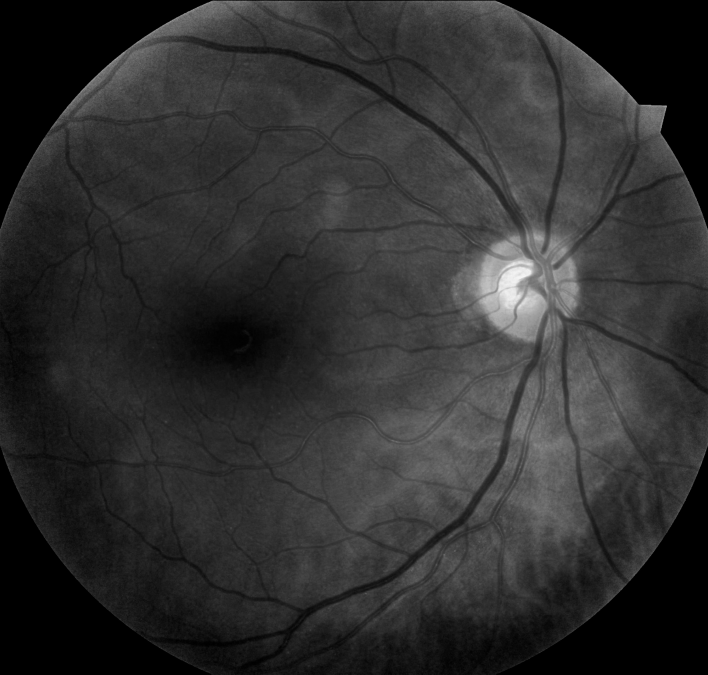
%> input picture mFiles/gs1.jpg, 2124 x 2024 px (shown at 1/3 size)
$ octave Unicorn.m   (GNU Octave 9; MATLAB toolbox functions it lacks are replaced by stand-ins)
%> lines starting %> are read from the running program, lines starting %| are printed output that depends on the picture; in (x1, y1, x2, y2) boxes, pixels count from 0 and x2, y2 are one past the last pixel; in counts of white or black regions, pixels touching at a corner belong together; the program's own positions count from 1
%> further down, orig_img is the input picture: size 2024x2124x3 uint8; min 0, max 248, mean 47.2
### mFiles/chenvese.m
%==========================================================================
%
%   Active contour with Chen-Vese Method
%   for image segementation
%
%   Implemented by Yue Wu (yue.wu@tufts.edu)
%   Tufts University
%   Feb 2009
%   http://sites.google.com/site/rexstribeofimageprocessing/
%
%   all rights reserved
%   Last update 02/26/2009
%--------------------------------------------------------------------------
%   Usage of varibles:
%   input:
%       I           = any gray/double/RGB input image
%       mask        = initial mask, either customerlized or built-in
%       num_iter    = total number of iterations
%       mu          = weight of length term
%       method      = submethods pick from ('chen','vector','multiphase')
%
%   Types of built-in mask functions
%       'small'     = create a small circular mask
%       'medium'    = create a medium circular mask
%       'large'     = create a large circular mask
%       'whole'     = create a mask with holes around
%       'whole+small' = create a two layer mask with one layer small
%                       circular mask and the other layer with holes around
%                       (only work for method 'multiphase')
%   Types of methods
%       'chen'      = general CV method
%       'vector'    = CV method for vector image
%       'multiphase'= CV method for multiphase (2 phases applied here)
%
%   output:
%       phi0        = updated level set function
%
%--------------------------------------------------------------------------
%
% Description: This code implements the paper: "Active Contours Without
% Edges" by Chan and Vese for method 'chen', the paper:"Active Contours Without
% Edges for vector image" by Chan and Vese for method 'vector', and the paper
% "A Multiphase Level Set Framework for Image Segmentation Using the
% Mumford and Shah Model" by Chan and Vese.
%
%--------------------------------------------------------------------------
% Deomo: Please see HELP file for details
%==========================================================================

function seg = chenvese(I,mask,num_iter,mu,method)
%> called with mask = 'medium', num_iter = 500, mu = 0.01, method = 'vector'

%%
%-- Default settings
%   length term mu = 0.2 and default method = 'chan'
  if(~exist('mu','var'))
    mu=0.2;
  end

  if(~exist('method','var'))
    method = 'chan';
  end

%-- End default settings

%%
%-- Initializations on input image I and mask
%  resize original image
   s = 200./min(size(I,1),size(I,2)); % resize scale
%> s = 0.0988
   if s<1
       I = imresize(I,s);
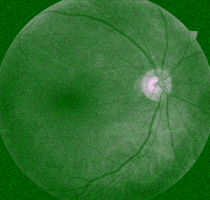
%> I: size 200x210x3 uint8; mean R, G, B 47.2, 112.4, 47.2
   end

%   auto mask settings
  if ischar(mask)
      switch lower (mask)
          case 'small'
              mask = maskcircle2(I,'small');
          case 'medium'
              mask = maskcircle2(I,'medium');
          case 'large'
              mask = maskcircle2(I,'large');
          case 'whole'
              mask = maskcircle2(I,'whole');
              %mask = init_mask(I,30);
          case 'whole+small'
              m1 = maskcircle2(I,'whole');
              m2 = maskcircle2(I,'small');
              mask = zeros(size(I,1),size(I,2),2);
              mask(:,:,1) = m1(:,:,1);
              mask(:,:,2) = m2(:,:,2);
          otherwise
              error('unrecognized mask shape name (MASK).');
      end
  else
      if s<1
          mask = imresize(mask,s);
      end
      if size(mask,1)>size(I,1) || size(mask,2)>size(I,2)
          error('dimensions of mask unmathch those of the image.')
      end
      switch lower(method)
          case 'multiphase'
              if  (size(mask,3) == 1)
                  error('multiphase requires two masks but only gets one.')
              end
      end

  end


switch lower(method)
    case 'chan'
        if size(I,3)== 3
            P = rgb2gray(uint8(I));
            P = double(P);
        elseif size(I,3) == 2
            P = 0.5.*(double(I(:,:,1))+double(I(:,:,2)));
        else
            P = double(I);
        end
        layer = 1;

    case 'vector'
        s = 200./min(size(I,1),size(I,2)); % resize scale
        I = imresize(I,s);
        mask = imresize(mask,s);
        layer = size(I,3);
        if layer == 1
            display('only one image component for vector image')
        end
        P = double(I);

    case 'multiphase'
        layer = size(I,3);
        if size(I,1)*size(I,2)>200^2
            s = 200./min(size(I,1),size(I,2)); % resize scale
            I = imresize(I,s);
            mask = imresize(mask,s);
        end

        P = double(I);  %P store the original image
    otherwise
        error('!invalid method')
end
%-- End Initializations on input image I and mask

%%
%--   Core function
switch lower(method)
    case {'chan','vector'}
        %-- SDF
        %   Get the distance map of the initial mask

        mask = mask(:,:,1);
        phi0 = bwdist(mask)-bwdist(1-mask)+im2double(mask)-.5;
        %   initial force, set to eps to avoid division by zeros
        force = eps;
        %-- End Initialization

        %-- Display settings
          figure();
          subplot(2,2,1); imshow(I); title('Input Image');
          subplot(2,2,2); contour(flipud(phi0), [0 0], 'r','LineWidth',1); title('initial contour');
          subplot(2,2,3); title('Segmentation');
        %-- End Display original image and mask

        %-- Main loop
          for n=1:num_iter
              inidx = find(phi0>=0); % frontground index
              outidx = find(phi0<0); % background index
              force_image = 0; % initial image force for each layer
              for i=1:layer
                  L = im2double(P(:,:,i)); % get one image component
                  c1 = sum(sum(L.*Heaviside(phi0)))/(length(inidx)+eps); % average inside of Phi0
                  c2 = sum(sum(L.*(1-Heaviside(phi0))))/(length(outidx)+eps); % verage outside of Phi0
                  force_image=-(L-c1).^2+(L-c2).^2+force_image;
                  % sum Image Force on all components (used for vector image)
                  % if 'chan' is applied, this loop become one sigle code as a
                  % result of layer = 1
              end

              % calculate the external force of the image
              force = mu*kappa(phi0)./max(max(abs(kappa(phi0))))+1/layer.*force_image;

              % normalized the force
              force = force./(max(max(abs(force))));

              % get stepsize dt
              dt=0.5;

              % get parameters for checking whether to stop
              old = phi0;
              phi0 = phi0+dt.*force;
              new = phi0;
              indicator = checkstop(old,new,dt);

              % intermediate output
              if(mod(n,20) == 0)
                 showphi(I,phi0,n);
              end;
              if indicator % decide to stop or continue
                  showphi(I,phi0,n);

                  %make mask from SDF
                  seg = phi0<=0; %-- Get mask from levelset

                  subplot(2,2,4); imshow(seg); title('Global Region-Based Segmentation');

                  return;
              end
          end;
          showphi(I,phi0,n);

          %make mask from SDF
          seg = phi0<=0; %-- Get mask from levelset

          subplot(2,2,4); imshow(seg); title('Global Region-Based Segmentation');
    case 'multiphase'
        %-- Initializations
        %   Get the distance map of the initial masks
        mask1 = mask(:,:,1);
        mask2 = mask(:,:,2);
        phi1=bwdist(mask1)-bwdist(1-mask1)+im2double(mask1)-.5;%Get phi1 from the initial mask 1
        phi2=bwdist(mask2)-bwdist(1-mask2)+im2double(mask2)-.5;%Get phi1 from the initial mask 2

        %-- Display settings
        figure();
        subplot(2,2,1);
        if layer ~= 1
            imshow(I); title('Input Image');
        else
            imagesc(P); axis image; colormap(gray);title('Input Image');
        end
        subplot(2,2,2);
        hold on
        contour(flipud(mask1),[0,0],'r','LineWidth',2.5);
        contour(flipud(mask1),[0,0],'x','LineWidth',1);
        contour(flipud(mask2),[0,0],'g','LineWidth',2.5);
        contour(flipud(mask2),[0,0],'x','LineWidth',1);
        title('initial contour');
        hold off
        subplot(2,2,3); title('Segmentation');
        %-- End display settings

        %Main loop
        for n=1:num_iter
              %-- Narrow band for each phase
              nb1 = find(phi1<1.2 & phi1>=-1.2); %narrow band of phi1
              inidx1 = find(phi1>=0); %phi1 frontground index
              outidx1 = find(phi1<0); %phi1 background index

              nb2 = find(phi2<1.2 & phi2>=-1.2); %narrow band of phi2
              inidx2 = find(phi2>=0); %phi2 frontground index
              outidx2 = find(phi2<0); %phi2 background index
              % [7 lines of commented-out code are left out]

              cc11 = intersect(inidx1,inidx2); %index belong to (phi1>0 & phi2>0)
              cc12 = intersect(inidx1,outidx2); %index belong to (phi1>0 & phi2<0)
              cc21 = intersect(outidx1,inidx2); %index belong to (phi1<0 & phi2>0)
              cc22 = intersect(outidx1,outidx2); %index belong to (phi1<0 & phi2<0)

              f_image11 = 0;
              f_image12 = 0;
              f_image21 = 0;
              f_image22 = 0; % initial image force for each layer

              for i=1:layer
                  L = im2double(P(:,:,i)); % get one image component

              if isempty(cc11)
                  c11 = eps;
              else
                  c11 = mean(L(cc11));
              end

              if isempty(cc12)
                  c12 = eps;
              else
                  c12 = mean(L(cc12));
              end

              if isempty(cc21)
                  c21 = eps;
              else
                  c21 = mean(L(cc21));
              end

              if isempty(cc22)
                  c22 = eps;
              else
                  c22 = mean(L(cc22));
              end

              %-- End mean calculation

              %-- Force calculation and normalization
              % force on each partition

              f_image11=(L-c11).^2.*Heaviside(phi1).*Heaviside(phi2)+f_image11;
              f_image12=(L-c12).^2.*Heaviside(phi1).*(1-Heaviside(phi2))+f_image12;
              f_image21=(L-c21).^2.*(1-Heaviside(phi1)).*Heaviside(phi2)+f_image21;
              f_image22=(L-c22).^2.*(1-Heaviside(phi1)).*(1-Heaviside(phi2))+f_image22;
              end

                  % sum Image Force on all components (used for vector image)
                  % if 'chan' is applied, this loop become one sigle code as a
                  % result of layer = 1

              % calculate the external force of the image

              % curvature on phi1
              curvature1 = mu*kappa(phi1);
              curvature1 = curvature1(nb1);
              % image force on phi1
              fim1 = 1/layer.*(-f_image11(nb1)+f_image21(nb1)-f_image12(nb1)+f_image22(nb1));
              fim1 = fim1./max(abs(fim1)+eps);

              % curvature on phi2
              curvature2 = mu*kappa(phi2);
              curvature2 = curvature2(nb2);
              % image force on phi2
              fim2 = 1/layer.*(-f_image11(nb2)+f_image12(nb2)-f_image21(nb2)+f_image22(nb2));
              fim2 = fim2./max(abs(fim2)+eps);

              % force on phi1 and phi2
              force1 = curvature1+fim1;
              force2 = curvature2+fim2;
              %-- End force calculation

              % detal t
              dt = 1.5;

              old(:,:,1) = phi1;
              old(:,:,2) = phi2;

              %update of phi1 and phi2
              phi1(nb1) = phi1(nb1)+dt.*force1;
              phi2(nb2) = phi2(nb2)+dt.*force2;

              new(:,:,1) = phi1;
              new(:,:,2) = phi2;

              indicator = checkstop(old,new,dt);

              if indicator
                 showphi(I, new, n);
                 %make mask from SDF
                 seg11 = (phi1>0 & phi2>0); %-- Get mask from levelset
                 seg12 = (phi1>0 & phi2<0);
                 seg21 = (phi1<0 & phi2>0);
                 seg22 = (phi1<0 & phi2<0);

                 se = strel('disk',1);
                 aa1 = imerode(seg11,se);
                 aa2 = imerode(seg12,se);
                 aa3 = imerode(seg21,se);
                 aa4 = imerode(seg22,se);
                 seg = aa1+2*aa2+3*aa3+4*aa4;

                 subplot(2,2,4); imagesc(seg);axis image;title('Global Region-Based Segmentation');

                  return
              end
              % re-initializations
              phi1 = reinitialization(phi1, 0.6);%sussman(phi1, 0.6);%
              phi2 = reinitialization(phi2, 0.6);%sussman(phi2,0.6);

              %intermediate output
              if(mod(n,20) == 0)
                 phi(:,:,1) = phi1;
                 phi(:,:,2) = phi2;
                 showphi(I, phi, n);
              end;
          end;
          phi(:,:,1) = phi1;
          phi(:,:,2) = phi2;
          showphi(I, phi, n);
          %make mask from SDF
        seg11 = (phi1>0 & phi2>0); %-- Get mask from levelset
        seg12 = (phi1>0 & phi2<0);
        seg21 = (phi1<0 & phi2>0);
        seg22 = (phi1<0 & phi2<0);

        se = strel('disk',1);
        aa1 = imerode(seg11,se);
        aa2 = imerode(seg12,se);
        aa3 = imerode(seg21,se);
        aa4 = imerode(seg22,se);
        seg = aa1+2*aa2+3*aa3+4*aa4;
        %seg = bwlabel(seg);
        subplot(2,2,4); imagesc(seg);axis image;title('Global Region-Based Segmentation');
end

### mFiles/maskcircle2.m

function m = maskcircle2(I,type)
%> called with type = 'medium'
% auto pick a circular mask for image I
% built-in mask creation function
% Input: I   : input image
%        type: mask shape keywords
% Output: m  : mask image

% Copyright (c) 2009,
% Yue Wu @ ECE Department, Tufts University
% All Rights Reserved

if size(I,3)~=3
    temp = double(I(:,:,1));
else
    temp = double(rgb2gray(I));
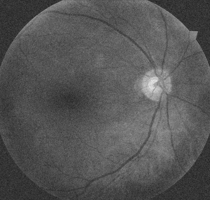
%> temp: size 200x210 double; min 34, max 224, mean 85.5
end

h = [0 1 0; 1 -4 1; 0 1 0];
T = conv2(temp,h);
T(1,:) = 0;
T(end,:) = 0;
T(:,1) = 0;
T(:,end) = 0;
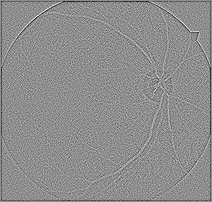
%> T: size 202x212 double; min -158, max 124, mean -1.2; drawn with min black and max white

thre = max(max(abs(T)))*.5;
%> thre = 79
idx = find(abs(T) > thre);
%> idx = 302 values from 204 to 42621
[cx,cy] = ind2sub(size(T),idx);
%> cx = 302 values, max 201 at index 95, min 2 at index 1, mean 58.8; cy = 302 values from 2 to 211
cx = round(mean(cx));
%> cx = 59
cy = round(mean(cy));
%> cy = 116

[x,y] = meshgrid(1:min(size(temp,1),size(temp,2)));

m = zeros(size(temp));
[p,q] = size(temp);
%> p = 200; q = 210

switch lower (type)
    case 'small'
        r = 10;
        n = zeros(size(x));
        n((x-cx).^2+(y-cy).^2<r.^2) = 1;
        m(1:size(n,1),1:size(n,2)) = n;
        %m((x-cx).^2+(y-cy).^2<r.^2) = 1;
    case 'medium'
        r = min(min(cx,p-cx),min(cy,q-cy));
%> r = 59
        r = max(2/3*r,25);
%> r = 39.33
        n = zeros(size(x));
        n((x-cx).^2+(y-cy).^2<r.^2) = 1;
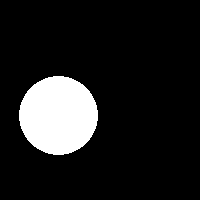
%> n: size 200x200 double; values 0 (black) and 1 (white), 12.2% white; 1 white region, box (x1, y1, x2, y2) and area: (19, 76, 98, 155) 4865
        m(1:size(n,1),1:size(n,2)) = n;
        %m((x-cx).^2+(y-cy).^2<r.^2) = 1;
    case 'large'
        r = min(min(cx,p-cx),min(cy,q-cy));
        r = max(2/3*r,60);
        n = zeros(size(x));
        n((x-cx).^2+(y-cy).^2<r.^2) = 1;
        m(1:size(n,1),1:size(n,2)) = n;
        %m((x-cx).^2+(y-cy).^2<r.^2) = 1;
    case 'whole'
        r = 9;
        m = zeros(round(ceil(max(p,q)/2/(r+1))*3*(r+1)));
        siz = size(m,1);
        sx = round(siz/2);
        i = 1:round(siz/2/(r+1));
        j = 1:round(0.9*siz/2/(r+1));
        j = j-round(median(j));
        m(sx+2*j*(r+1),(2*i-1)*(r+1)) = 1;
        se = strel('disk',r);
        m = imdilate(m,se);
        m = m(round(siz/2-p/2-6):round(siz/2-p/2-6)+p-1,round(siz/2-q/2-6):round(siz/2-q/2-6)+q-1);
end
        tem(:,:,1) = m;
        M = padarray(m,[floor(2/3*r),floor(2/3*r)],0,'post');
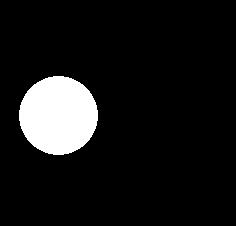
%> M: size 226x236 double; values 0 (black) and 1 (white), 9.1% white; 1 white region, box (x1, y1, x2, y2) and area: (19, 76, 98, 155) 4865
        tem(:,:,2) = M(floor(2/3*r)+1:end,floor(2/3*r)+1:end);
        m = tem;
return

### mFiles/Unicorn.m
close all
clear all
orig_img = imread('gs1.jpg');
%copy this for later to display
I = orig_img;

% Imnoise the original image, the snake moves through the fuzz, it needs
%a "medium" to travel through
%investigate different types of noise but for now this seems to be great
I(:,:,2) = imnoise(I(:,:,2), 'gaussian', 0.2, .5);

%blurring the image helps with making the snake as accurate as possible
filter = fspecial('gaussian',5, 5);
I = imfilter(I, filter, 'circular');

%display original image
figure(),
subplot(1,2,1),
imshow(orig_img),
title('original image');

%displays the noisy vector
subplot(1,2,2),
imshow(I),
title('original image with two components adding noise');

% seems to work well with ODSeg using 'vector' setting
seg = chenvese(I,'medium',500,0.01,'vector');
%> in chenvese, `phi0 = bwdist(mask)-bwdist(1-mask)+im2double(mask)-.5;`:
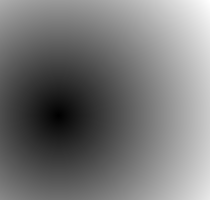
%> phi0: size 200x210 single; min -38.86, max 150.1, mean 49; drawn with min black and max white
%> in chenvese, `title('Segmentation')`:
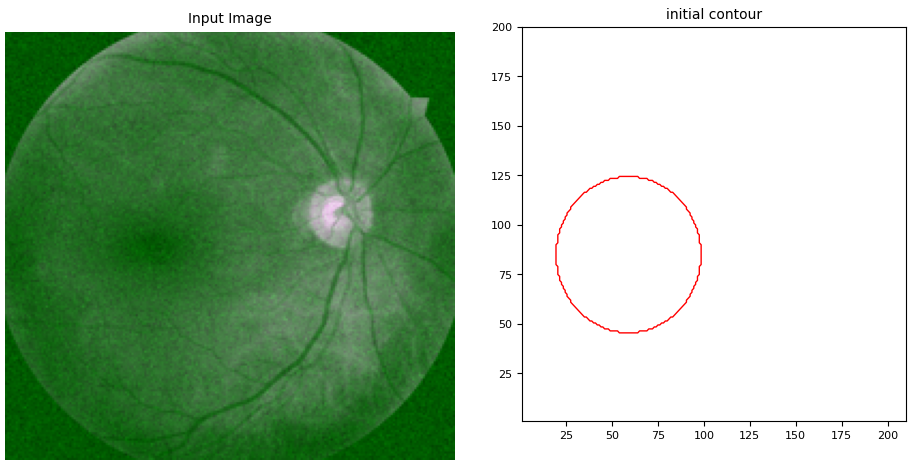
%> figure redrawn from the program's plot data, 2 panels
%> the run ends on the next line

$ run again, with mFiles/gs10.jpg copied over mFiles/gs1.jpg
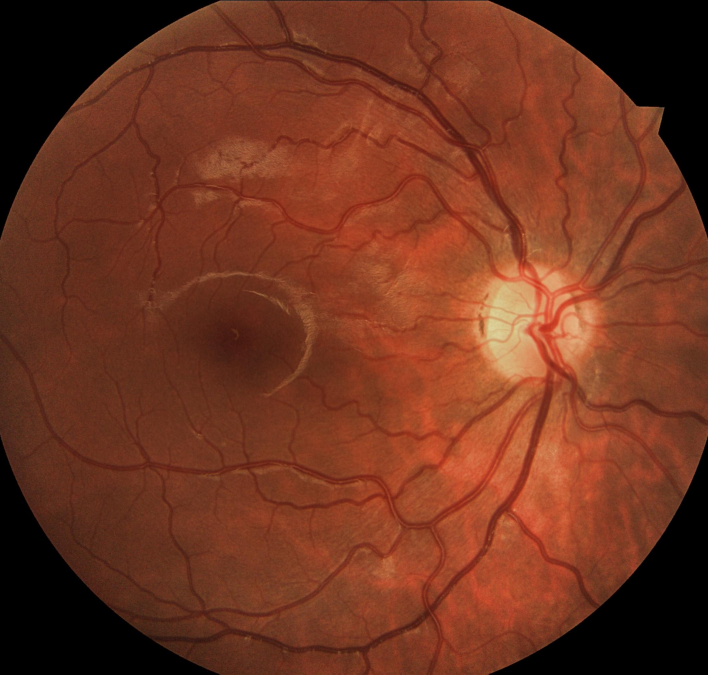
%> input picture mFiles/gs10.jpg, 2124 x 2024 px (shown at 1/3 size)
%> orig_img is the input picture: size 2024x2124x3 uint8; mean R, G, B 112.2, 52.9, 32.2
%> thre = 77.5
%> idx = 365 values from 204 to 42621
%> in maskcircle2, `[cx,cy] = ind2sub(size(T),idx);`: cx = 365 values, max 201 at index 62, min 2 at index 1, mean 87.22; cy = 365 values from 2 to 211
%> in maskcircle2, `cx = round(mean(cx));`: cx = 87
%> in maskcircle2, `cy = round(mean(cy));`: cy = 116
%> in maskcircle2, `r = min(min(cx,p-cx),min(cy,q-cy));`: r = 87
%> in maskcircle2, `r = max(2/3*r,25);`: r = 58
%> in maskcircle2, `n((x-cx).^2+(y-cy).^2<r.^2) = 1;`:
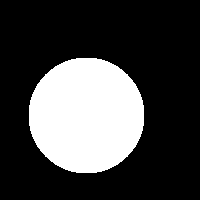
%> n: size 200x200 double; values 0 (black) and 1 (white), 26.4% white; 1 white region, box (x1, y1, x2, y2) and area: (29, 58, 144, 173) 10545
%> in chenvese, `title('Segmentation')`:
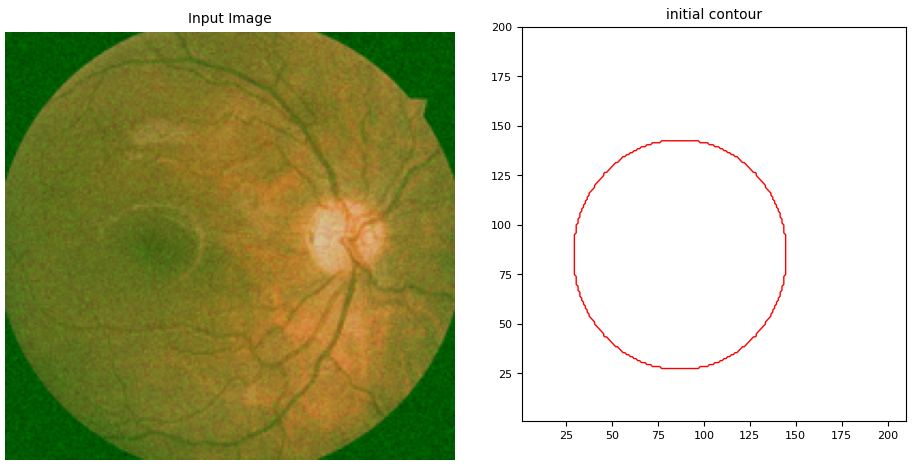
%> figure redrawn from the program's plot data, 2 panels
